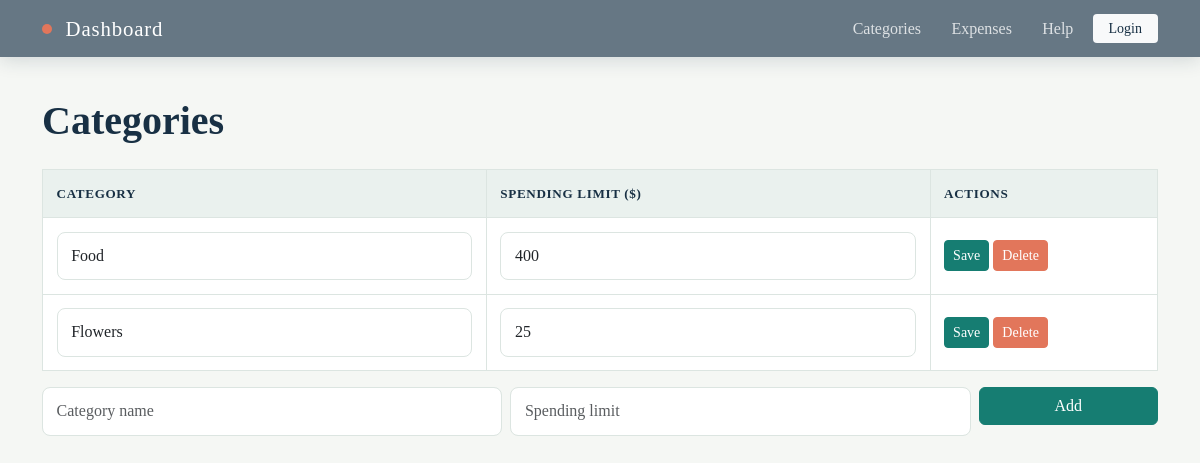
Before: /categories (signed in) with the older database file.
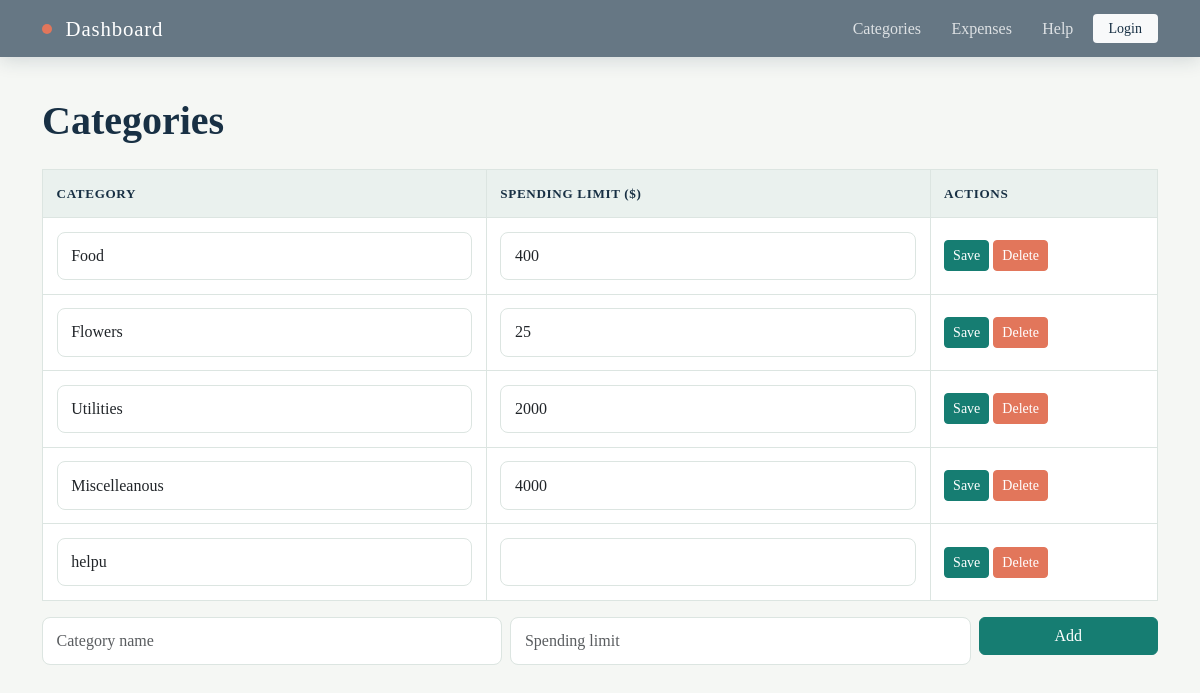
After: the same page with the newer database file.
### tables this page shows
CREATE TABLE category (id INTEGER PRIMARY KEY AUTOINCREMENT UNIQUE NOT NULL, name TEXT, spending_limit INTEGER, user_id INTEGER REFERENCES user (id));

### app.py (the view)
@app.route("/categories")
def view_categories():
    user = session.get("user")
    if not user:
        return redirect(url_for("login"))
    user_id = user[0]
    sql = "SELECT * FROM category WHERE user_id = ?"
    categories = query_db(sql, args=(user_id,))
    return render_template("categories.html", categories=categories)

### app.py (called while the page is built)
def get_db():
    db = getattr(g, '_database', None)
    if db is None:
        db = g._database = sqlite3.connect(DATABASE)
    return db

def query_db(query, args=(), one=False):
    cur = get_db().execute(query, args)
    rv = cur.fetchall()
    cur.close()
    return (rv[0] if rv else None) if one else rv

### templates/categories.html (shortened to what this page needs)
<!DOCTYPE html>
<html lang="en">
<head>
</head>
<body>
    {% extends "base.html" %}
    {% block content %}
    <h2> Categories</h2>
    <table class = "table table-bordered">
        <tr><th>Category</th><th>Spending Limit ($)</th><th>Actions</th></tr>
        {%for category in categories%}
            <tr>
                <form method = "POST" action = "{{url_for ('edit_category', id_iterable=category[0]) }}">
                    <td><input class = "form-control" name= "name" value = "{{category[1]}}"></td>
                    <td><input class = "form-control" type = "number" min = "0" step = "0.01" name= "spending_limit" value = "{{category[2]}}" required></td>
                    <td>
                        <button class="btn btn-success btn-sm"> Save</button>
                        <a href = "{{url_for ('delete_category', id_iterable=category[0])}}" class = "btn btn-danger btn-sm"> Delete</a>
                    </td>
                </form>
            </tr>
        {%endfor%}
    </table>
    <form method = "POST" action = "{{url_for ('add_category')}}" class = "row g-2 mb-3">
        <div class = "col-md-5"><input class = "form-control" name ="name" placeholder = "Category name" required></div>
        <div class = "col-md-5"><input class = "form-control" type = "number" min = "0" step = "0.01" name = "spending_limit" placeholder = "Spending limit" required></div>
        <div class = "col-md-2"><button class = "btn btn-primary w-100">Add</button></div>
    </form>
    {%endblock%}

Changed rows visible on the page:
added category: name "Utilities", spending_limit "2000"
added category: name "Miscelleanous", spending_limit "4000"
added category: name "helpu"
